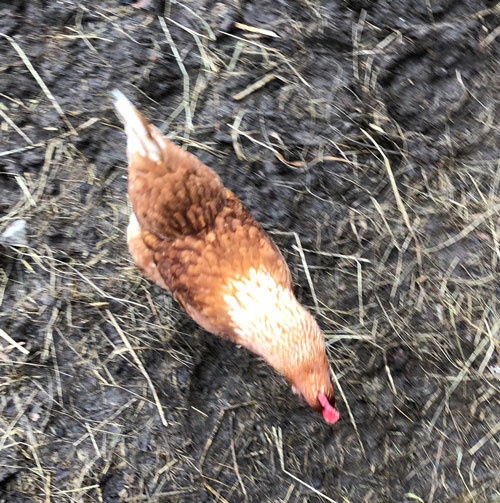
#> input picture camera/chicken.jpg, 500 x 503 px
$ python translation.py --image chicken.jpg
#> lines starting #> are read from the running program, lines starting #| are printed output that depends on the picture
# USAGE
# python translation.py --

# Import the necessary packages
import numpy as np
import argparse
import imutils
import cv2

# Construct the argument parser and parse the arguments
ap = argparse.ArgumentParser()
ap.add_argument("-i", "--image", required = True,
                help = "Path to the image")
args = vars(ap.parse_args())

# Load the image and show it
image = cv2.imread(args["image"])
#> image is the input picture: shape (503, 500, 3); mean B, G, R 105.5, 111.1, 118.5
cv2.imshow("Original", image)

# NOTE: Translating (shifting) an image is given by a
# NumPy matrix in the form:
#	[[1, 0, shiftX], [0, 1, shiftY]]
# You simply need to specify how many pixels you want
# to shift the image in the X and Y direction.
# Let's translate the image 25 pixels to the right and
# 50 pixels down
M = np.float32([[1, 0, 25], [0, 1, 50]])
shifted = cv2.warpAffine(image, M, (image.shape[1], image.shape[0]))
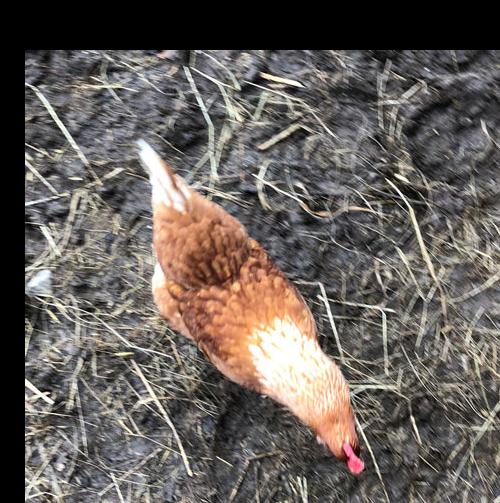
#> shifted: shape (503, 500, 3); mean B, G, R 90.5, 95.3, 102.3
cv2.imshow("Shifted Down and Right", shifted)

# Now, let's shift the image 50 pixels to the left and
# 90 pixels up. We accomplish this using negative values
M = np.float32([[1, 0, -50], [0, 1, -90]])
shifted = cv2.warpAffine(image, M, (image.shape[1], image.shape[0]))
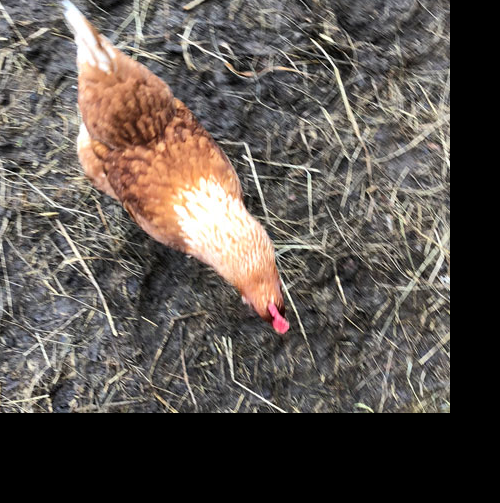
#> shifted: shape (503, 500, 3); mean B, G, R 77.6, 82.9, 90.1
cv2.imshow("Shifted Up and Left", shifted)

# Finally, let's use our helper function in imutils.py to
# shift the image down 100 pixels
shifted = imutils.translate(image, 0, 100)
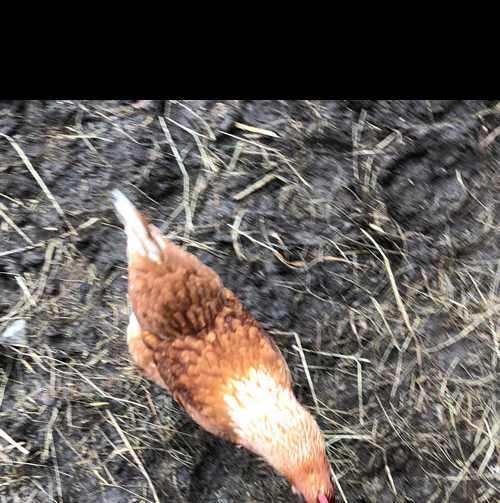
#> shifted: shape (503, 500, 3); mean B, G, R 85.9, 90.8, 97.6
cv2.imshow("Shifted Down", shifted)
cv2.waitKey(0)
